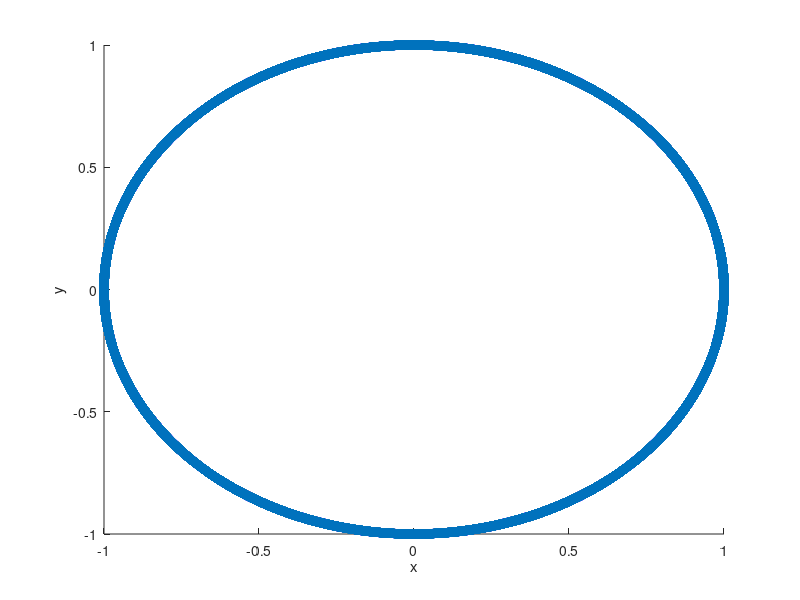

Reproduce this figure in MATLAB.
clc(); clear();
N = 10^6;
r = 1;
p = zeros(2, N);
rng(0);
theta = 2 * pi * rand(1, N);
p(1, :) = r * cos(theta);
p(2, :) = r * sin(theta); 
cov = (p * transpose(p)) / N;
mean = [sum(p(1, :)); sum(p(2, :))] / N;
figure(1);
scatter(p(1, :), p(2, :));
xlabel('x');
ylabel('y');